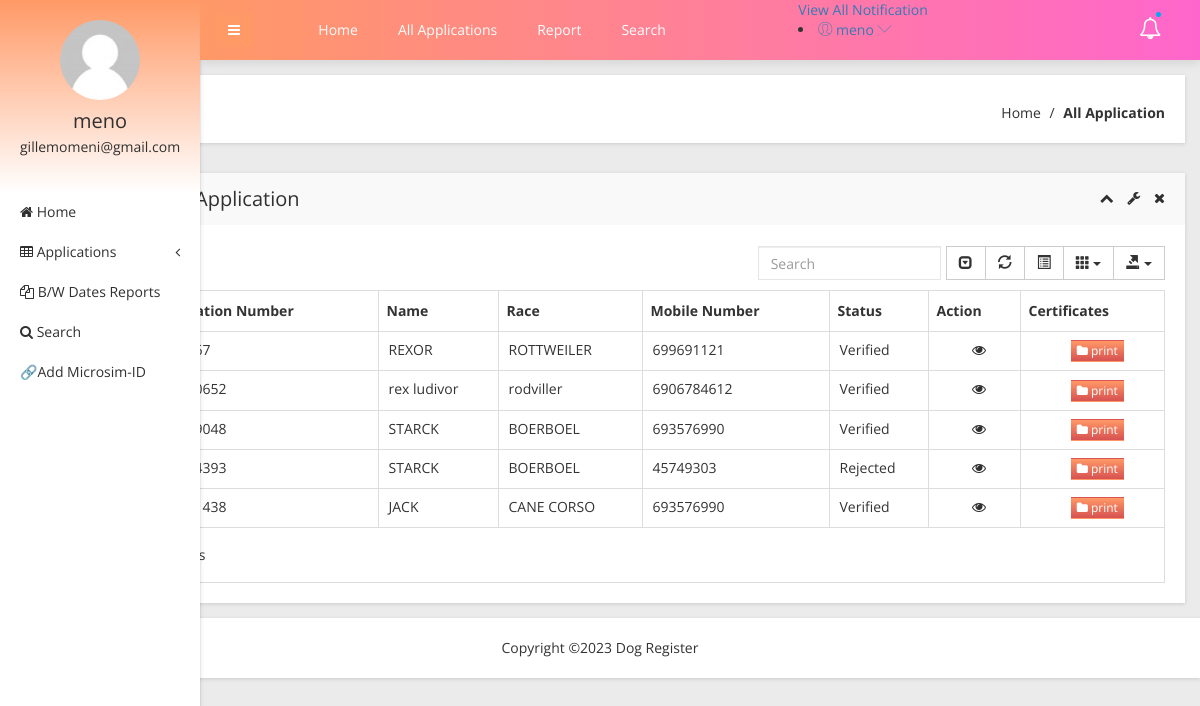
Page /admin/all-birth-application.php (signed in) on the committed database.
### tables this page shows
CREATE TABLE `tblapplication` (
  `ID` int(10) NOT NULL,
  `UserID` int(5) NOT NULL,
  `ApplicationID` varchar(200) DEFAULT NULL,
  `Dateofbirth` varchar(200) DEFAULT NULL,
  `Gender` varchar(50) DEFAULT NULL,
  `FullName` varchar(200) DEFAULT NULL,
  `Race` varchar(200) DEFAULT NULL,
  `Placeofbirth` varchar(200) DEFAULT NULL,
  `PermanentAdd` mediumtext DEFAULT NULL,
  `MicroSim` varchar(200) DEFAULT NULL,
  `MobileNumber` bigint(10) DEFAULT NULL,
  `Email` varchar(200) DEFAULT NULL,
  `GPM` varchar(200) DEFAULT NULL,
  `GPMM` varchar(200) DEFAULT NULL,
  `GPMF` varchar(200) DEFAULT NULL,
  `GPF` varchar(200) DEFAULT NULL,
  `GPFM` varchar(200) DEFAULT NULL,
  `GPFF` varchar(200) DEFAULT NULL,
  `AGPMM` varchar(200) DEFAULT NULL,
  `AGPMF` varchar(200) DEFAULT NULL,
  `AGPFM` varchar(200) DEFAULT NULL,
  `AGPFF` varchar(200) DEFAULT NULL,
  `AGPMM2` varchar(200) DEFAULT NULL,
  `AGPMF2` varchar(200) DEFAULT NULL,
  `AGPMM3` varchar(200) DEFAULT NULL,
  `AGPMF3` varchar(200) DEFAULT NULL,
  `Dateofapply` timestamp NULL DEFAULT current_timestamp(),
  `Remark` varchar(200) DEFAULT NULL,
  `Status` varchar(50) DEFAULT NULL,
  `UpdationDate` timestamp NULL DEFAULT NULL ON UPDATE current_timestamp()
);

### admin/all-birth-application.php (the view, shortened to what this page needs)
<?php
include('includes/dbconnection.php');
if (strlen($_SESSION['obcsaid']==0)) {
  header('location:logout.php');
  } else{
  ?>
<!doctype html>
<html class="no-js" lang="en">
<head>
    <link rel="stylesheet" href="css/bootstrap.min.css">
    <link rel="stylesheet" href="css/font-awesome.min.css">
    <link rel="stylesheet" href="css/adminpro-custon-icon.css">
    <link rel="stylesheet" href="css/meanmenu.min.css">
    <link rel="stylesheet" href="css/jquery.mCustomScrollbar.min.css">
    <link rel="stylesheet" href="css/animate.css">
    <link rel="stylesheet" href="css/data-table/bootstrap-table.css">
    <link rel="stylesheet" href="css/data-table/bootstrap-editable.css">
    <link rel="stylesheet" href="css/normalize.css">
    <link rel="stylesheet" href="css/c3.min.css">
    <link rel="stylesheet" href="style.css">
    <link rel="stylesheet" href="css/responsive.css">
</head>
<body class="materialdesign">
    <div class="wrapper-pro">
      <?php include_once('includes/sidebar.php');?>
        <?php include_once('includes/header.php');?>
            <div class="breadcome-area mg-b-30 small-dn">
                <div class="container-fluid">
                    <div class="row">
                        <div class="col-lg-12">
                            <div class="breadcome-list shadow-reset">
                                <div class="row">
                                    <div class="col-lg-12">
                                        <ul class="breadcome-menu">
                                            <li><a href="dashboard.php">Home</a> <span class="bread-slash">/</span>
                                            </li>
                                            <li><span class="bread-blod">All Application</span>
                                            </li>
                                        </ul>
                                    </div>
                                </div>
                            </div>
                        </div>
                    </div>
                </div>
            </div>
            <div class="data-table-area mg-b-15">
                <div class="container-fluid">
                    <div class="row">
                        <div class="col-lg-12">
                            <div class="sparkline13-list shadow-reset">
                                <div class="sparkline13-hd">
                                    <div class="main-sparkline13-hd">
                                        <h1>View <span class="table-project-n">Detail of</span> All Application</h1>
                                        <div class="sparkline13-outline-icon">
                                            <span class="sparkline13-collapse-link"><i class="fa fa-chevron-up"></i></span>
                                            <span><i class="fa fa-wrench"></i></span>
                                            <span class="sparkline13-collapse-close"><i class="fa fa-times"></i></span>
                                        </div>
                                    </div>
                                </div>
                                <div class="sparkline13-graph">
                                    <div class="datatable-dashv1-list custom-datatable-overright">
                                        <div id="toolbar">
                                        </div>
                                        <table id="table" data-toggle="table" data-pagination="true" data-search="true" data-show-columns="true" data-show-pagination-switch="true" data-show-refresh="true" data-key-events="true" data-show-toggle="true" data-resizable="true" data-cookie="true" data-cookie-id-table="saveId" data-show-export="true" data-click-to-select="true" data-toolbar="#toolbar">
                                            <thead>
                                                <tr>
                                                    <th>Application Number</th>
                                                    <th>Name</th>
                                                    <th>Race</th>
                                                    <th >Mobile Number</th>
                                                    <th>Status</th>
                                                    <th data-field="action">Action</th>
                                                    <th data-field="certificate">Certificates</th>
                                                </tr>
                                            </thead>
                                            <tbody>
                                              <?php
$sql="SELECT * from tblapplication";
$query = $dbh -> prepare($sql);
$query->execute();
$results=$query->fetchAll(PDO::FETCH_OBJ);
$cnt=1;
if($query->rowCount() > 0)
{
foreach($results as $row)
{               ?>
                                                <tr>
                                                    <td><?php echo htmlentities($cnt);?></td>
                                                    <td><?php  echo htmlentities($row->ApplicationID);?></td>
                                                    <td><?php  echo htmlentities($row->FullName);?></td>
                                                    <td><?php  echo htmlentities($row->Race);?></td>
                                                   <td><?php  echo htmlentities($row->MobileNumber);?></td>
                                                  <?php if($row->Status==""){ ?>
                     <td><?php echo "Still Pending"; ?></td>
<?php } else { ?>                  <td><?php  echo htmlentities($row->Status);?></td>
                  <?php } ?>
                                                    <td class="datatable-ct"><a href="view-application-detail.php?viewid=<?php echo htmlentities ($row->ID);?>"><i class="fa fa-eye" aria-hidden="true"></i></a></td>
                                                    <?php if($row->Status==""){ ?>
                                                    <td class="datatable-ct"></td>
                                                    <?php }else{ ?>
                                                      <td class="datatable-ct"><a href="certificates.php?viewid=<?php echo htmlentities ($row->ID);?>"><button class="btn btn-white btn-action btn-xs"><i class="fa fa-folder"></i> print</button></a></td>
                                                    <?php } ?>
                                                </tr>
                                             <?php $cnt=$cnt+1;}} ?>
                                            </tbody>
                                        </table>
                                    </div>
                                </div>
                            </div>
                        </div>
                    </div>
                </div>
            </div>
        </div>
  <?php include_once('includes/footer.php');?>
</body>
</html><?php }  ?>

### admin/includes/sidebar.php (shortened to what this page needs)
     <?php
include('includes/dbconnection.php');
if (strlen($_SESSION['obcsaid']==0)) {
  header('location:logout.php');
  } else{
  ?>
  <div class="left-sidebar-pro">
            <nav id="sidebar">
                <div class="sidebar-header">
                    <a href="#"><img src="img/message/avatar.jpg" alt="" />
                    </a>
                    <?php
$aid=$_SESSION['obcsaid'];
$sql="SELECT AdminName,Email from  tbladmin where ID=:aid";
$query = $dbh -> prepare($sql);
$query->bindParam(':aid',$aid,PDO::PARAM_STR);
$query->execute();
$results=$query->fetchAll(PDO::FETCH_OBJ);
$cnt=1;
if($query->rowCount() > 0)
{
foreach($results as $row)
{               ?>
                    <h3> <?php  echo $row->AdminName;?></h3>
                    <p> <?php  echo $row->Email;?></p>
                  <?php $cnt=$cnt+1;}} ?>
                </div>
                <div class="left-custom-menu-adp-wrap">
                    <ul class="nav navbar-nav left-sidebar-menu-pro">
                        <li class="nav-item">
                            <a href="dashboard.php" role="button" aria-expanded="false"><i class="fa big-icon fa-home"></i> <span class="mini-dn">Home</span> </a>
                        </li>
                        <li class="nav-item"><a href="#" data-toggle="dropdown" role="button" aria-expanded="false" class="nav-link dropdown-toggle"><i class="fa big-icon fa-table"></i> <span class="mini-dn">Applications</span> <span class="indicator-right-menu mini-dn"><i class="fa indicator-mn fa-angle-left"></i></span></a>
                        </li>
                        <li class="nav-item">
                            <a href="between-dates-report.php" role="button" aria-expanded="false"><i class="fa big-icon fa-files-o"></i> <span class="mini-dn">B/W Dates Reports</span> </a>
                        </li>
                        <li class="nav-item">
                            <a href="search.php" role="button" aria-expanded="false"><i class="fa fa-search"></i> <span class="mini-dn">Search</span> </a>
                        </li>
                        <li class="nav-item">
                            <a href="add-microsim-id.php" role="button" aria-expanded="false">🔗<span class="mini-dn">Add Microsim-ID</span> </a>
                        </li>
                    </ul>
                </div>
            </nav>
        </div>
        <?php }  ?>

### admin/includes/header.php (shortened to what this page needs)
      <?php
include('includes/dbconnection.php');
if (strlen($_SESSION['obcsaid']==0)) {
  header('location:logout.php');
  } else{
  ?>
 <div class="content-inner-all">
            <div class="header-top-area">
                <div class="fixed-header-top">
                    <div class="container-fluid">
                        <div class="row">
                            <div class="col-lg-1 col-md-6 col-sm-6 col-xs-12">
                                <button type="button" id="sidebarCollapse" class="btn bar-button-pro header-drl-controller-btn btn-info navbar-btn">
                                    <i class="fa fa-bars"></i>
                                </button>
                            </div>
                            <div class="col-lg-6 col-md-1 col-sm-1 col-xs-12">
                                <div class="header-top-menu tabl-d-n">
                                    <ul class="nav navbar-nav mai-top-nav">
                                        <li class="nav-item"><a href="dashboard.php" class="nav-link">Home</a>
                                        </li>
                                        <li class="nav-item"><a href="all-birth-application.php" class="nav-link">All Applications</a>
                                        </li>
                                        <li class="nav-item"><a href="between-dates-report.php" class="nav-link">Report</a>
                                        </li>
                                        <li class="nav-item"><a href="search.php" class="nav-link">Search</a>
                                        </li>
                                    </ul>
                                </div>
                            </div>
                            <div class="col-lg-5 col-md-5 col-sm-6 col-xs-12">
                                <div class="header-right-info">
                                    <ul class="nav navbar-nav mai-top-nav header-right-menu">
                                        <li class="nav-item"><a href="new-birth-application.php" data-toggle="dropdown" role="button" aria-expanded="false" class="nav-link dropdown-toggle"><i class="fa fa-bell-o" aria-hidden="true"></i><span class="indicator-nt"></span></a>
                                                    </li>
                                                </ul>
                                                <div class="notification-view">
                                                    <a href="all-birth-application.php">View All Notification</a>
                                                </div>
                                            </div>
                                        <li class="nav-item">
                                            <a href="#" data-toggle="dropdown" role="button" aria-expanded="false" class="nav-link dropdown-toggle">
                                                <?php
$aid=$_SESSION['obcsaid'];
$sql="SELECT AdminName,Email from  tbladmin where ID=:aid";
$query = $dbh -> prepare($sql);
$query->bindParam(':aid',$aid,PDO::PARAM_STR);
$query->execute();
$results=$query->fetchAll(PDO::FETCH_OBJ);
$cnt=1;
if($query->rowCount() > 0)
{
foreach($results as $row)
{               ?>
                                                <span class="adminpro-icon adminpro-user-rounded header-riht-inf"></span>
                                                <span class="admin-name"><?php  echo $row->AdminName;?></span>
                                                <span class="author-project-icon adminpro-icon adminpro-down-arrow"></span><?php $cnt=$cnt+1;}} ?>
                                            </a>
                                        </li>
                                </div>
                            </div>
                        </div>
                    </div>
                </div>
            </div><?php }  ?>

### rows in the picture
tblapplication: FullName "REXOR", Race "ROTTWEILER", MobileNumber "699691121", Status "Verified"
tblapplication: FullName "rex ludivor", Race "rodviller", MobileNumber "6906784612", Status "Verified"
tblapplication: FullName "STARCK", Race "BOERBOEL", MobileNumber "693576990", Status "Verified"
tblapplication: FullName "STARCK", Race "BOERBOEL", MobileNumber "45749303", Status "Rejected"
tblapplication: FullName "JACK", Race "CANE CORSO", MobileNumber "693576990", Status "Verified"

### other values in the picture
$row->AdminName "meno"
$row->Email "gillemomeni@gmail.com"
